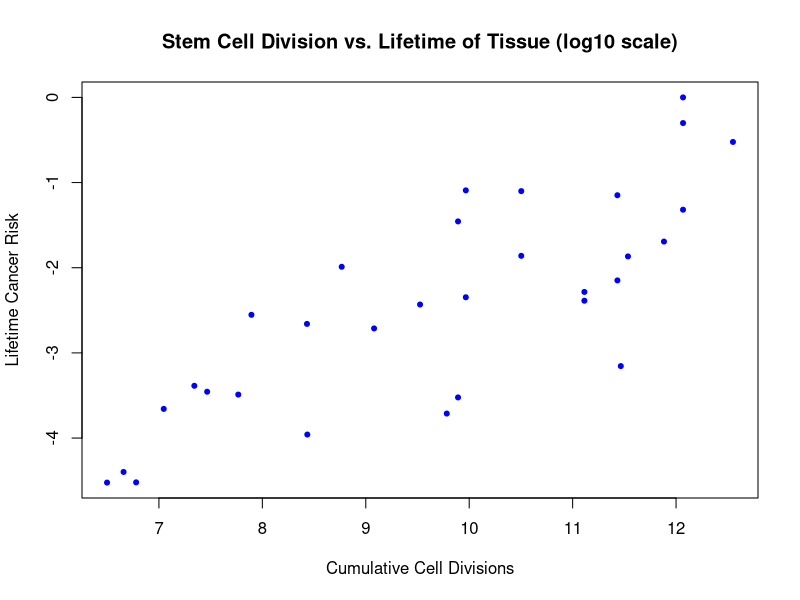
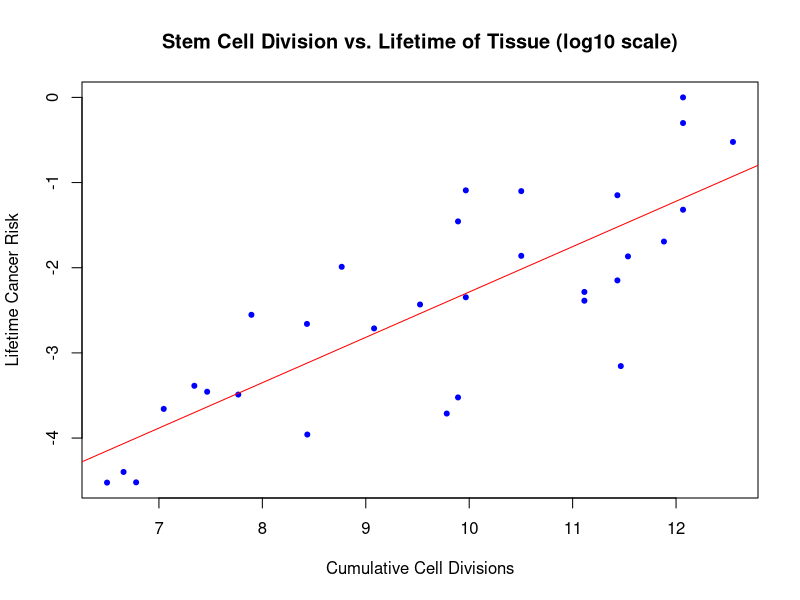
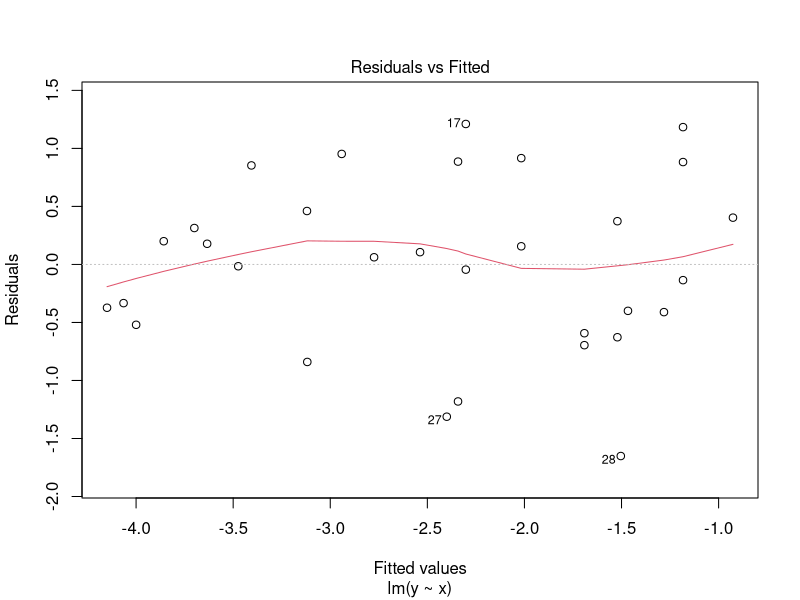
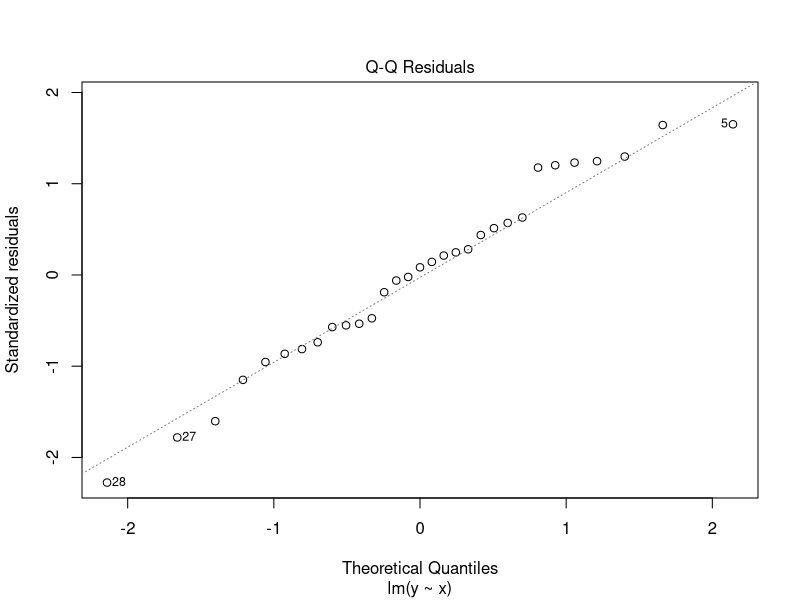
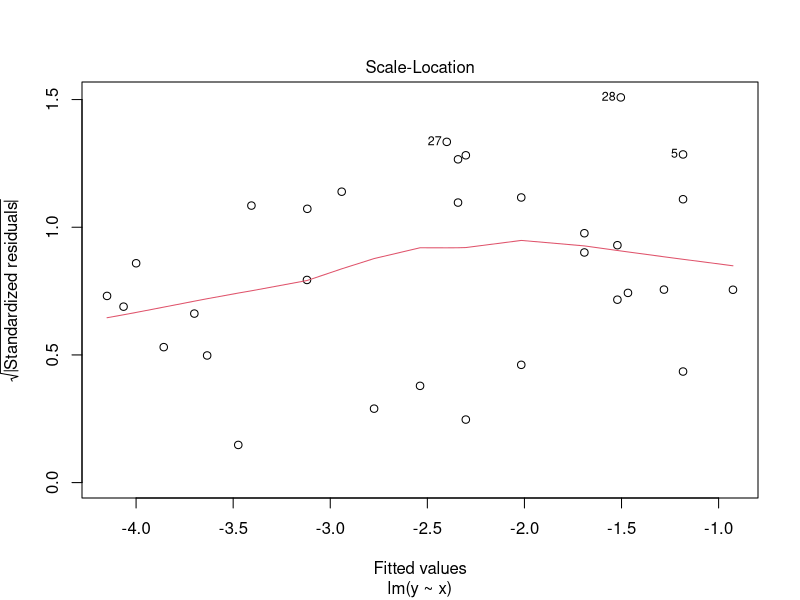
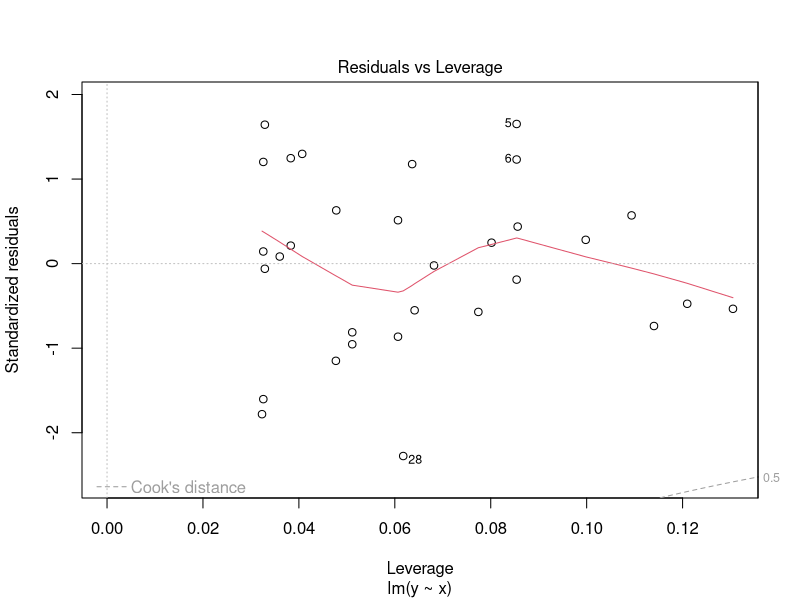
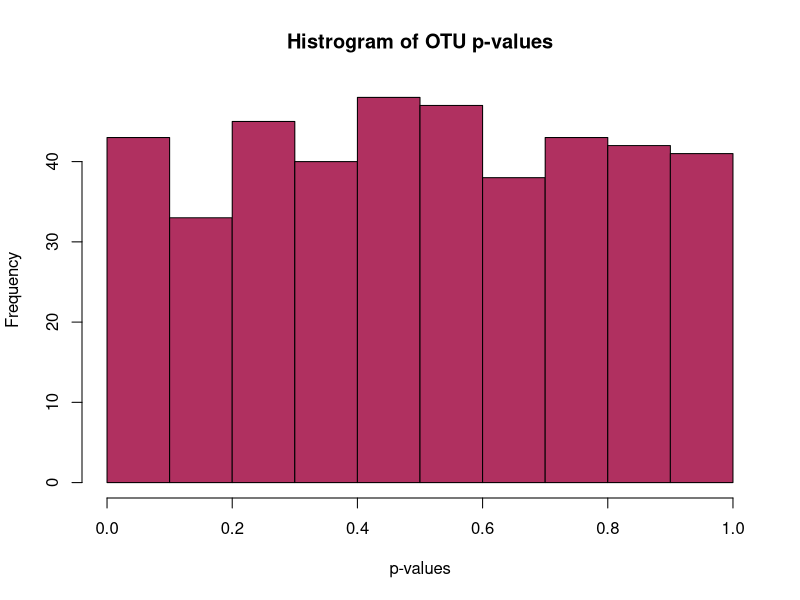

These figures' R source, in order:
## ---- chunk 1
#read in data file
cancerRisk <- read.table("cancerRisk.txt", sep = "\t", header = TRUE)
## ---- chunk 2
#log10 transform data and assign to vectors
x <- log10(cancerRisk$CumulativeCellDivisions)
y <- log10(cancerRisk$Lifetime_cancer_risk)

#plot data
plot(x,y, pch = 20, col = "blue", xlab = "Cumulative Cell Divisions", ylab = "Lifetime Cancer Risk", main = "Stem Cell Division vs. Lifetime of Tissue (log10 scale)")
## ---- chunk 3
#perform linear model and disply summary
cancerRiskLM <- lm(y ~ x)
summary(cancerRiskLM)
## ---- chunk 4
#replot data with linear model line
plot(x,y, pch = 20, col = "blue", xlab = "Cumulative Cell Divisions", ylab = "Lifetime Cancer Risk", main = "Stem Cell Division vs. Lifetime of Tissue (log10 scale)")
abline(cancerRiskLM, col = "red")
## ---- chunk 5
#plot residual graphs for assumption constraints
plot(cancerRiskLM)
## ---- chunk 6
#read in data files
caseControlData <- read.table("caseControlData.txt", sep = "\t", header = TRUE)
BMI_Data <- read.table("BMI_Data.txt", sep = "\t", header = TRUE)

#remove case and control from sample caseControlData
caseControlData$sample <- sub("case", "", caseControlData$sample)
caseControlData$sample <- sub("control", "", caseControlData$sample)
	
#remove extraneous information from the suffix from sample caseControlData
caseControlData$sample <- substring(caseControlData$sample, 1, 10)

#import dplyr package to library
library(dplyr)

#rename BMI_data studyid column to sample
colnames(BMI_Data)[1] <- "sample"

#inner join BMI_Data and caseControlData to form one data Table
data <- inner_join(BMI_Data, caseControlData)

#remove NA row
data <- na.omit(data)
## ---- chunk 7
#create vector of p-values
pVals <- vector()

#for loop to run a linear regression for each OTU
for(i in 1:(ncol(data)-2))
{
  j <- i+2
  X <- data[,2]
  Y <- data[,j]
  
  dataLM <- lm(Y ~ X)
  pVals[i] <- anova(dataLM)$"Pr(>F)"[1]
}

#plot p-values via histogram
hist(pVals, col = "maroon", xlab = "p-values", main = "Histrogram of OTU p-values")
## ---- chunk 8
#number of p-values at a 10% false discovery rate
count <- 0

for(i in 1:length(pVals))
{
  if(pVals[i] < 0.1)
  {
    count <- count + 1
  }
}

print(count)
